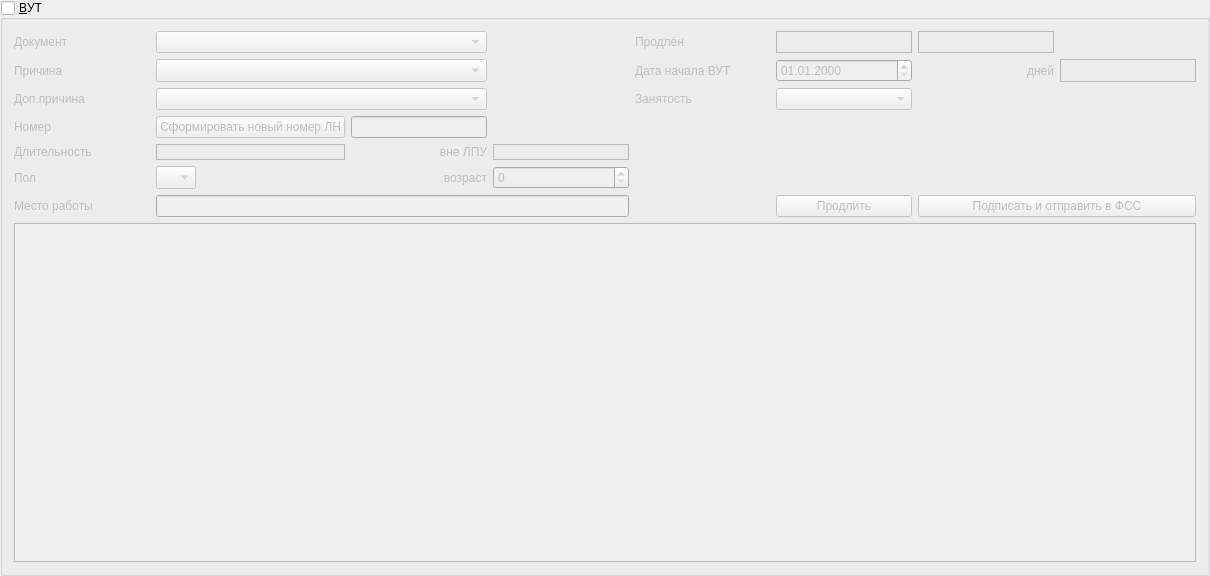
<?xml version="1.0" encoding="UTF-8"?>
<ui version="4.0">
 <class>grpTempInvalid</class>
 <widget class="QGroupBox" name="grpTempInvalid">
  <property name="enabled">
   <bool>true</bool>
  </property>
  <property name="geometry">
   <rect>
    <x>0</x>
    <y>0</y>
    <width>1210</width>
    <height>576</height>
   </rect>
  </property>
  <property name="sizePolicy">
   <sizepolicy hsizetype="Preferred" vsizetype="Expanding">
    <horstretch>0</horstretch>
    <verstretch>0</verstretch>
   </sizepolicy>
  </property>
  <property name="title">
   <string>&amp;ВУТ</string>
  </property>
  <property name="flat">
   <bool>false</bool>
  </property>
  <property name="checkable">
   <bool>true</bool>
  </property>
  <property name="checked">
   <bool>false</bool>
  </property>
  <layout class="QGridLayout" name="gridLayout_4">
   <item row="0" column="0">
    <layout class="QGridLayout" name="gridLayout_3">
     <item row="0" column="0">
      <layout class="QGridLayout" name="gridLayout">
       <item row="1" column="0">
        <widget class="QLabel" name="lblTempInvalidReason">
         <property name="text">
          <string>Причина</string>
         </property>
         <property name="buddy">
          <cstring>cmbTempInvalidReason</cstring>
         </property>
        </widget>
       </item>
       <item row="5" column="2">
        <widget class="QLabel" name="lblTempInvalidOtherAge">
         <property name="text">
          <string>возраст</string>
         </property>
         <property name="alignment">
          <set>Qt::AlignRight|Qt::AlignTrailing|Qt::AlignVCenter</set>
         </property>
         <property name="buddy">
          <cstring>edtTempInvalidOtherAge</cstring>
         </property>
        </widget>
       </item>
       <item row="3" column="2">
        <widget class="QLineEdit" name="edtTempInvalidNumber">
         <property name="sizePolicy">
          <sizepolicy hsizetype="Preferred" vsizetype="Minimum">
           <horstretch>0</horstretch>
           <verstretch>0</verstretch>
          </sizepolicy>
         </property>
         <property name="maxLength">
          <number>16</number>
         </property>
        </widget>
       </item>
       <item row="4" column="3">
        <widget class="QLabel" name="lblTempInvalidExternalLengthValue">
         <property name="sizePolicy">
          <sizepolicy hsizetype="Preferred" vsizetype="Minimum">
           <horstretch>0</horstretch>
           <verstretch>0</verstretch>
          </sizepolicy>
         </property>
         <property name="frameShape">
          <enum>QFrame::StyledPanel</enum>
         </property>
         <property name="frameShadow">
          <enum>QFrame::Sunken</enum>
         </property>
         <property name="text">
          <string/>
         </property>
        </widget>
       </item>
       <item row="6" column="1" colspan="3">
        <widget class="QLineEdit" name="edtPlaceWork"/>
       </item>
       <item row="2" column="1" colspan="2">
        <widget class="CRBComboBox" name="cmbExtraReason"/>
       </item>
       <item row="2" column="0">
        <widget class="QLabel" name="lblExtraReason">
         <property name="text">
          <string>Доп.причина</string>
         </property>
        </widget>
       </item>
       <item row="4" column="1">
        <widget class="QLabel" name="lblTempInvalidLengthValue">
         <property name="sizePolicy">
          <sizepolicy hsizetype="Preferred" vsizetype="Minimum">
           <horstretch>0</horstretch>
           <verstretch>0</verstretch>
          </sizepolicy>
         </property>
         <property name="frameShape">
          <enum>QFrame::StyledPanel</enum>
         </property>
         <property name="frameShadow">
          <enum>QFrame::Sunken</enum>
         </property>
         <property name="text">
          <string/>
         </property>
        </widget>
       </item>
       <item row="5" column="0">
        <widget class="QLabel" name="lblTempInvalidOtherSex">
         <property name="text">
          <string>Пол</string>
         </property>
         <property name="buddy">
          <cstring>cmbTempInvalidOtherSex</cstring>
         </property>
        </widget>
       </item>
       <item row="4" column="0">
        <widget class="QLabel" name="lblTempInvalidLength">
         <property name="text">
          <string>Длительность</string>
         </property>
        </widget>
       </item>
       <item row="1" column="7">
        <widget class="QLabel" name="lblTempInvalidCaseLength">
         <property name="text">
          <string>дней</string>
         </property>
         <property name="alignment">
          <set>Qt::AlignRight|Qt::AlignTrailing|Qt::AlignVCenter</set>
         </property>
        </widget>
       </item>
       <item row="1" column="8">
        <widget class="QLabel" name="lblTempInvalidCaseLengthValue">
         <property name="sizePolicy">
          <sizepolicy hsizetype="Preferred" vsizetype="Minimum">
           <horstretch>0</horstretch>
           <verstretch>0</verstretch>
          </sizepolicy>
         </property>
         <property name="frameShape">
          <enum>QFrame::StyledPanel</enum>
         </property>
         <property name="frameShadow">
          <enum>QFrame::Sunken</enum>
         </property>
         <property name="text">
          <string/>
         </property>
        </widget>
       </item>
       <item row="1" column="4">
        <widget class="QLabel" name="lblCaseBegDate">
         <property name="text">
          <string>Дата начала ВУТ</string>
         </property>
         <property name="buddy">
          <cstring>edtCaseBegDate</cstring>
         </property>
        </widget>
       </item>
       <item row="0" column="7">
        <widget class="QLabel" name="lblTempInvalidPrevNumberValue">
         <property name="sizePolicy">
          <sizepolicy hsizetype="Preferred" vsizetype="Minimum">
           <horstretch>0</horstretch>
           <verstretch>0</verstretch>
          </sizepolicy>
         </property>
         <property name="frameShape">
          <enum>QFrame::StyledPanel</enum>
         </property>
         <property name="frameShadow">
          <enum>QFrame::Sunken</enum>
         </property>
         <property name="text">
          <string/>
         </property>
        </widget>
       </item>
       <item row="0" column="6">
        <widget class="QLabel" name="lblTempInvalidPrevSerialValue">
         <property name="sizePolicy">
          <sizepolicy hsizetype="Preferred" vsizetype="Minimum">
           <horstretch>0</horstretch>
           <verstretch>0</verstretch>
          </sizepolicy>
         </property>
         <property name="frameShape">
          <enum>QFrame::StyledPanel</enum>
         </property>
         <property name="frameShadow">
          <enum>QFrame::Sunken</enum>
         </property>
         <property name="text">
          <string/>
         </property>
        </widget>
       </item>
       <item row="3" column="1">
        <widget class="QPushButton" name="btnNewLN">
         <property name="text">
          <string>Сформировать новый номер ЛН</string>
         </property>
        </widget>
       </item>
       <item row="0" column="4">
        <widget class="QLabel" name="lblTempInvalidPrev">
         <property name="text">
          <string>Продлён</string>
         </property>
        </widget>
       </item>
       <item row="1" column="6">
        <widget class="CDateEdit" name="edtCaseBegDate">
         <property name="displayFormat">
          <string>dd.MM.yyyy</string>
         </property>
        </widget>
       </item>
       <item row="5" column="3">
        <widget class="QSpinBox" name="edtTempInvalidOtherAge">
         <property name="sizePolicy">
          <sizepolicy hsizetype="Minimum" vsizetype="Minimum">
           <horstretch>0</horstretch>
           <verstretch>0</verstretch>
          </sizepolicy>
         </property>
        </widget>
       </item>
       <item row="1" column="1" colspan="2">
        <widget class="CRBComboBox" name="cmbTempInvalidReason">
         <property name="sizePolicy">
          <sizepolicy hsizetype="Minimum" vsizetype="Minimum">
           <horstretch>0</horstretch>
           <verstretch>0</verstretch>
          </sizepolicy>
         </property>
        </widget>
       </item>
       <item row="3" column="0">
        <widget class="QLabel" name="lblTempInvalidSerial">
         <property name="text">
          <string>Номер</string>
         </property>
        </widget>
       </item>
       <item row="0" column="0">
        <widget class="QLabel" name="lblTempInvalidDoctype">
         <property name="text">
          <string>Документ</string>
         </property>
         <property name="buddy">
          <cstring>cmbTempInvalidDoctype</cstring>
         </property>
        </widget>
       </item>
       <item row="6" column="0">
        <widget class="QLabel" name="lblPlaceWork">
         <property name="text">
          <string>Место работы</string>
         </property>
        </widget>
       </item>
       <item row="0" column="1" colspan="2">
        <widget class="CRBComboBox" name="cmbTempInvalidDoctype">
         <property name="sizePolicy">
          <sizepolicy hsizetype="Preferred" vsizetype="Minimum">
           <horstretch>0</horstretch>
           <verstretch>0</verstretch>
          </sizepolicy>
         </property>
        </widget>
       </item>
       <item row="5" column="1">
        <widget class="QComboBox" name="cmbTempInvalidOtherSex">
         <property name="sizePolicy">
          <sizepolicy hsizetype="Preferred" vsizetype="Minimum">
           <horstretch>0</horstretch>
           <verstretch>0</verstretch>
          </sizepolicy>
         </property>
         <property name="maximumSize">
          <size>
           <width>40</width>
           <height>16777215</height>
          </size>
         </property>
         <item>
          <property name="text">
           <string/>
          </property>
         </item>
         <item>
          <property name="text">
           <string>М</string>
          </property>
         </item>
         <item>
          <property name="text">
           <string>Ж</string>
          </property>
         </item>
        </widget>
       </item>
       <item row="4" column="2">
        <widget class="QLabel" name="lblTempInvalidExternalLength">
         <property name="text">
          <string>вне ЛПУ</string>
         </property>
         <property name="alignment">
          <set>Qt::AlignRight|Qt::AlignTrailing|Qt::AlignVCenter</set>
         </property>
        </widget>
       </item>
       <item row="2" column="4">
        <widget class="QLabel" name="lblBusyness_2">
         <property name="text">
          <string>Занятость</string>
         </property>
        </widget>
       </item>
       <item row="2" column="6">
        <widget class="CEnumComboBox" name="cmbBusyness">
         <property name="frame">
          <bool>true</bool>
         </property>
        </widget>
       </item>
       <item row="6" column="6">
        <widget class="QPushButton" name="btnTempInvalidProlong">
         <property name="sizePolicy">
          <sizepolicy hsizetype="Minimum" vsizetype="Minimum">
           <horstretch>0</horstretch>
           <verstretch>0</verstretch>
          </sizepolicy>
         </property>
         <property name="text">
          <string>Продлить</string>
         </property>
        </widget>
       </item>
       <item row="6" column="7" colspan="2">
        <widget class="QPushButton" name="btnSendInFss">
         <property name="text">
          <string>Подписать и отправить в ФСС</string>
         </property>
        </widget>
       </item>
      </layout>
     </item>
     <item row="1" column="0">
      <widget class="CInDocTableView" name="tblTempInvalidPeriods">
       <property name="sizePolicy">
        <sizepolicy hsizetype="Expanding" vsizetype="Ignored">
         <horstretch>0</horstretch>
         <verstretch>0</verstretch>
        </sizepolicy>
       </property>
      </widget>
     </item>
     <item row="1" column="1">
      <spacer name="verticalSpacer">
       <property name="orientation">
        <enum>Qt::Vertical</enum>
       </property>
       <property name="sizeHint" stdset="0">
        <size>
         <width>0</width>
         <height>40</height>
        </size>
       </property>
      </spacer>
     </item>
    </layout>
   </item>
  </layout>
 </widget>
 <customwidgets>
  <customwidget>
   <class>CRBComboBox</class>
   <extends>QComboBox</extends>
   <header>library/crbcombobox.h</header>
  </customwidget>
  <customwidget>
   <class>CInDocTableView</class>
   <extends>QTableView</extends>
   <header>library/InDocTable.h</header>
  </customwidget>
  <customwidget>
   <class>CDateEdit</class>
   <extends>QDateEdit</extends>
   <header>library/DateEdit.h</header>
  </customwidget>
  <customwidget>
   <class>CEnumComboBox</class>
   <extends>QComboBox</extends>
   <header>library/Enum.h</header>
  </customwidget>
 </customwidgets>
 <tabstops>
  <tabstop>cmbTempInvalidDoctype</tabstop>
  <tabstop>cmbTempInvalidReason</tabstop>
  <tabstop>cmbExtraReason</tabstop>
  <tabstop>cmbTempInvalidOtherSex</tabstop>
  <tabstop>edtTempInvalidOtherAge</tabstop>
  <tabstop>edtPlaceWork</tabstop>
  <tabstop>tblTempInvalidPeriods</tabstop>
 </tabstops>
 <resources/>
 <connections/>
</ui>
